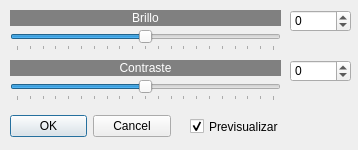
<?xml version="1.0" encoding="UTF-8"?>
<ui version="4.0">
 <class>brillocontraste</class>
 <widget class="QDialog" name="brillocontraste">
  <property name="windowModality">
   <enum>Qt::NonModal</enum>
  </property>
  <property name="geometry">
   <rect>
    <x>0</x>
    <y>0</y>
    <width>358</width>
    <height>150</height>
   </rect>
  </property>
  <property name="sizePolicy">
   <sizepolicy hsizetype="Fixed" vsizetype="Fixed">
    <horstretch>0</horstretch>
    <verstretch>0</verstretch>
   </sizepolicy>
  </property>
  <property name="minimumSize">
   <size>
    <width>358</width>
    <height>150</height>
   </size>
  </property>
  <property name="maximumSize">
   <size>
    <width>358</width>
    <height>150</height>
   </size>
  </property>
  <property name="windowTitle">
   <string>Brillo/contraste...</string>
  </property>
  <property name="windowIcon">
   <iconset resource="recursos.qrc">
    <normaloff>:/new/prefix1/imagenes/logo.gif</normaloff>:/new/prefix1/imagenes/logo.gif</iconset>
  </property>
  <widget class="QDialogButtonBox" name="buttonBox">
   <property name="geometry">
    <rect>
     <x>10</x>
     <y>110</y>
     <width>161</width>
     <height>32</height>
    </rect>
   </property>
   <property name="orientation">
    <enum>Qt::Horizontal</enum>
   </property>
   <property name="standardButtons">
    <set>QDialogButtonBox::Cancel|QDialogButtonBox::Ok</set>
   </property>
  </widget>
  <widget class="QSlider" name="horizontalSlider">
   <property name="geometry">
    <rect>
     <x>10</x>
     <y>30</y>
     <width>271</width>
     <height>21</height>
    </rect>
   </property>
   <property name="minimum">
    <number>-200</number>
   </property>
   <property name="maximum">
    <number>200</number>
   </property>
   <property name="orientation">
    <enum>Qt::Horizontal</enum>
   </property>
   <property name="tickPosition">
    <enum>QSlider::TicksBelow</enum>
   </property>
   <property name="tickInterval">
    <number>20</number>
   </property>
  </widget>
  <widget class="QLabel" name="label">
   <property name="geometry">
    <rect>
     <x>10</x>
     <y>10</y>
     <width>271</width>
     <height>16</height>
    </rect>
   </property>
   <property name="styleSheet">
    <string notr="true">background-color: rgb(128, 128, 128);
color: rgb(255, 255, 255);</string>
   </property>
   <property name="text">
    <string>Brillo</string>
   </property>
   <property name="alignment">
    <set>Qt::AlignCenter</set>
   </property>
  </widget>
  <widget class="QSpinBox" name="spinBox">
   <property name="geometry">
    <rect>
     <x>290</x>
     <y>10</y>
     <width>61</width>
     <height>22</height>
    </rect>
   </property>
   <property name="minimum">
    <number>-200</number>
   </property>
   <property name="maximum">
    <number>200</number>
   </property>
  </widget>
  <widget class="QSpinBox" name="spinBox_2">
   <property name="geometry">
    <rect>
     <x>290</x>
     <y>60</y>
     <width>61</width>
     <height>22</height>
    </rect>
   </property>
   <property name="minimum">
    <number>-100</number>
   </property>
   <property name="maximum">
    <number>100</number>
   </property>
  </widget>
  <widget class="QSlider" name="horizontalSlider_2">
   <property name="geometry">
    <rect>
     <x>10</x>
     <y>80</y>
     <width>271</width>
     <height>21</height>
    </rect>
   </property>
   <property name="minimum">
    <number>-100</number>
   </property>
   <property name="maximum">
    <number>100</number>
   </property>
   <property name="orientation">
    <enum>Qt::Horizontal</enum>
   </property>
   <property name="tickPosition">
    <enum>QSlider::TicksBelow</enum>
   </property>
   <property name="tickInterval">
    <number>10</number>
   </property>
  </widget>
  <widget class="QLabel" name="label_2">
   <property name="geometry">
    <rect>
     <x>10</x>
     <y>60</y>
     <width>271</width>
     <height>16</height>
    </rect>
   </property>
   <property name="styleSheet">
    <string notr="true">background-color: rgb(128, 128, 128);
color: rgb(255, 255, 255);</string>
   </property>
   <property name="text">
    <string>Contraste</string>
   </property>
   <property name="alignment">
    <set>Qt::AlignCenter</set>
   </property>
  </widget>
  <widget class="QCheckBox" name="checkBox">
   <property name="geometry">
    <rect>
     <x>190</x>
     <y>118</y>
     <width>101</width>
     <height>17</height>
    </rect>
   </property>
   <property name="text">
    <string>Previsualizar</string>
   </property>
   <property name="checked">
    <bool>true</bool>
   </property>
  </widget>
 </widget>
 <resources>
  <include location="recursos.qrc"/>
 </resources>
 <connections>
  <connection>
   <sender>buttonBox</sender>
   <signal>accepted()</signal>
   <receiver>brillocontraste</receiver>
   <slot>accept()</slot>
   <hints>
    <hint type="sourcelabel">
     <x>248</x>
     <y>254</y>
    </hint>
    <hint type="destinationlabel">
     <x>157</x>
     <y>274</y>
    </hint>
   </hints>
  </connection>
  <connection>
   <sender>buttonBox</sender>
   <signal>rejected()</signal>
   <receiver>brillocontraste</receiver>
   <slot>reject()</slot>
   <hints>
    <hint type="sourcelabel">
     <x>316</x>
     <y>260</y>
    </hint>
    <hint type="destinationlabel">
     <x>286</x>
     <y>274</y>
    </hint>
   </hints>
  </connection>
 </connections>
</ui>
